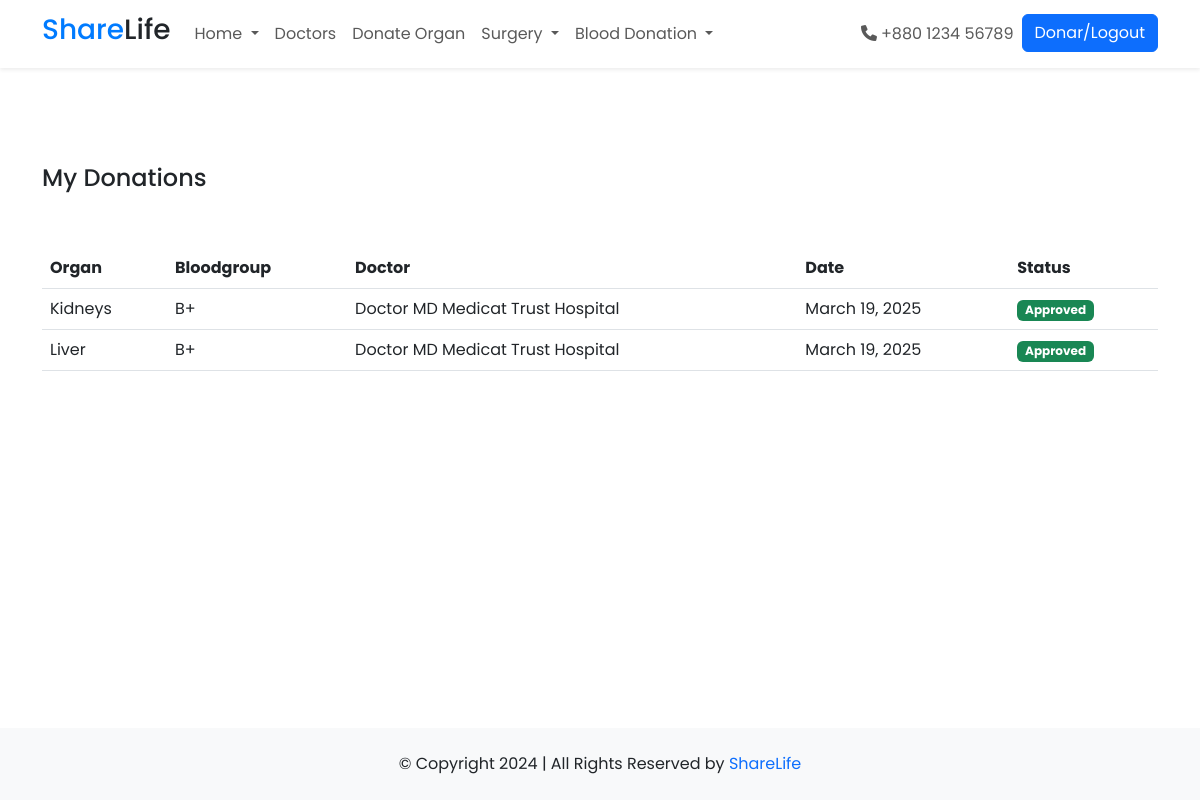
The app's page /Donation/OrganDonations (signed in) with its own data.
### Donation/models.py (models this page shows, shortened)
class Organrequest(models.Model):
    options = (("A+","A+"),("A-","A-"),("B+","B+"),("B-","B-"),("AB+","AB+"),("AB-","AB-"),("O+","O+"),("O-","O-"))
    options1 = (("Kidneys", "Kidneys"), ("Liver", "Liver"), ("Lungs", "Lungs"), ("Heart", "Heart"), ("Pancreas", "Pancreas"), ("Intestines", "Intestines"), ("Hands", "Hands"), ("Eye", "Eye"))
    organ = models.CharField(max_length=255, choices=options1)
    doctor = models.ForeignKey(DoctorProfile, on_delete = models.SET_NULL, null = True, related_name="doctor_for_request")
    Donar = models.ForeignKey(UserProfile, on_delete = models.SET_NULL, null = True,blank=True)
    Donar_approval = models.BooleanField(default = False)
    Bloodgroup = models.CharField(max_length=255, choices= options)
    patient = models.ForeignKey(ReceiverProfile, on_delete = models.CASCADE)
    request_status = models.BooleanField(default = True)
    HealthRecord = models.FileField(upload_to="HealthFile")
    is_healthrecord_status = models.BooleanField(default=False)
    approval_status = models.BooleanField(default = False)
    status = models.CharField(max_length=20, default="Pending",choices=(("Pending","Pending"),("Approved","Approved"),("Rejected","Rejected")))
    date = models.DateField(auto_now = True)

### Home/models.py (models this page shows)
class DoctorProfile(models.Model):
    user = models.ForeignKey(User, on_delete=models.CASCADE,null = True, related_name='doctor')
    last_name = models.CharField(max_length=255)
    Address = models.CharField(max_length=255)
    district = models.CharField(max_length=255)
    state = models.CharField(max_length=255)
    phone = models.CharField(max_length=20)
    Specilisation = models.CharField(max_length=255)
    profile_pic = models.FileField(upload_to="profilepic")
    active = models.BooleanField(default = False)
    hospital = models.ForeignKey(HospitalProfile,on_delete=models.CASCADE,null=True, blank=True)
    def __str__(self):
        return str(self.user.first_name) + " " + str(self.Specilisation) + " " + str(self.hospital)

class HospitalProfile(models.Model):
    user = models.ForeignKey(User, on_delete=models.CASCADE,null = True)
    name = models.CharField(max_length=255)
    Address = models.CharField(max_length=255)
    district = models.CharField(max_length=255)
    state = models.CharField(max_length=255)
    phone = models.CharField(max_length=20)
    profile_pic = models.FileField(upload_to="profilepic")
    active = models.BooleanField(default = False)
    def __str__(self):
        return str(self.name) + " Hospital"

### Donation/views.py (the view)
# urls.py: path("OrganDonations",views.OrganDonations,name="OrganDonations"),
def OrganDonations(request):
    donation = Organrequest.objects.filter(Donar__user = request.user )
    context = {
        "donation":donation,
    }
    return render(request,"donateorgan.html",context)

### templates/donateorgan.html (shortened to what this page needs)
{% extends 'index.html' %}
{% block content %}
<div class="container mt-5">
        <br><br>
        <h4>My Donations</h4><br><br>
    <table class="table">
        <tr>
            <th>Organ</th>
            <th>Bloodgroup</th>
            <th>Doctor</th>
            <th> Date </th>
            <th>Status</th>
        </tr>
        {% for i in donation %}
        <tr>
            <td>{{i.organ}}</td>
            <td>{{i.Bloodgroup}}</td>
            <td>{{i.doctor}}</td>
            <td>{{i.date}}</td>
            <td>
                {% if i.Donar_approval == False %}
                <span  class="badge bg-warning">Not Approved</span>
                <a href="{%url 'Approve_donar_donation_requests' i.id%}" class="btn btn-success">Approve Request</a>
                {% else %}
                <span class="badge bg-success">Approved</span>
                {% endif %}
            </td>
        </tr>
        {% endfor %}
    </table>
</div>
{% endblock %}

### templates/index.html (shortened to what this page needs)
<!doctype html>
{% load static %}
<html lang="en">
<head>
    <link href="https://cdn.jsdelivr.net/npm/bootstrap@5.3.0/dist/css/bootstrap.min.css" rel="stylesheet">
    <link rel="stylesheet" href="https://cdnjs.cloudflare.com/ajax/libs/font-awesome/6.0.0/css/all.min.css">
</head>
<body>
    <nav class="navbar navbar-expand-lg navbar-light bg-white shadow-sm">
        <div class="container">
            <a class="navbar-brand" href="{% url 'Index' %}">
                <h3><span class="text-primary">Share</span><span class="text-dark">Life</span></h3>
            </a>
            <div class="collapse navbar-collapse" id="navbarNav">
                <ul class="navbar-nav me-auto">
                    <li class="nav-item dropdown">
                        <a class="nav-link dropdown-toggle" href="#" id="homeDropdown" role="button" data-bs-toggle="dropdown">
                            Home
                        </a>
                    </li>
                    <li class="nav-item">
                        <a class="nav-link" href="{% url 'Doctors' %}">Doctors</a>
                    </li>
                    {% if request.user.is_authenticated %}
                    <li class="nav-item">
                        <a class="nav-link" href="{% url 'OrganDonations' %}">Donate Organ</a>
                    </li>
                    <li class="nav-item dropdown">
                        <a class="nav-link dropdown-toggle" href="#" id="requestDropdown" role="button" data-bs-toggle="dropdown">
                            Surgery
                        </a>
                    </li>
                    <li class="nav-item dropdown">
                        <a class="nav-link dropdown-toggle" href="#" id="requestDropdown" role="button" data-bs-toggle="dropdown">
                            Blood Donation
                        </a>
                    </li>
                    {% endif %}
                </ul>
                <div class="d-flex">
                    <ul class="navbar-nav">
                        <li class="nav-item">
                            <a class="nav-link" href="#"><i class="fas fa-phone me-1"></i>+880 1234 56789</a>
                        </li>
                        <li class="nav-item">
                            {% if request.user.is_authenticated %}
                            <a href="{% url 'SignOut' %}" class="btn btn-primary">{{request.user.first_name}}/Logout</a>
                            {% else %}
                            <a href="{% url 'SignIn' %}" class="btn btn-primary">Register/Login</a>
                            {% endif %}
                        </li>
                    </ul>
                </div>
            </div>
        </div>
    </nav>
    {% block content %}{% endblock %}
    <footer class="py-4 bg-light" style="position: fixed; width: 100%;bottom: 0; margin-top: 100px;">
        <div class="container">
            <div class="text-center">
                <p class="mb-0">© Copyright 2024 | All Rights Reserved by <a href="#" class="text-decoration-none">ShareLife</a></p>
            </div>
        </div>
    </footer>
</body>
</html>

### templates/index.html (style rules this page uses)
body { font-family: 'Poppins', sans-serif; }
.navbar-brand span.text-primary { color: #007bff !important; }
footer { background: #f8f9fa; padding: 20px 0; }

### records on screen
Organrequest: organ "Kidneys", Bloodgroup "B+", doctor "Doctor MD Medicat Trust Hospital", date "March 19, 2025", Donar_approval "Approved"
Organrequest: organ "Liver", Bloodgroup "B+", doctor "Doctor MD Medicat Trust Hospital", date "March 19, 2025", Donar_approval "Approved"

### other values on screen
{{ request.user.first_name }} "Donar"
